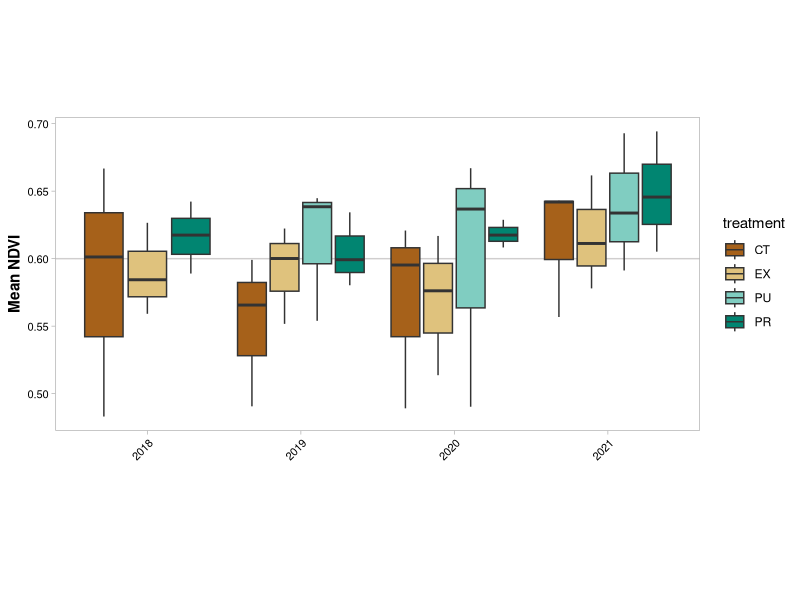

Write R code to recreate this figure. (Note: this script raises an error after producing the figure.)
## ---- chunk 1
knitr::opts_chunk$set(echo = TRUE)
## ---- chunk 2
rm(list = ls())
## ---- chunk 3
library("tidyr")
library("dplyr")
library("readr")
library("ggplot2")
library("ggpubr")
## ---- chunk 4
MyMerge       <- function(x, y){
  df            <- merge(x, y, all = TRUE)
  rownames(df)  <- df$Row.names
  df$Row.names  <- NULL
  return(df)
}
## ---- chunk 5
TV_NDVI_orig_2021 <- read.csv("../Data/2021_Toolik_NDVI.csv", header = TRUE) 
TV_NDVI_orig_2020 <- read.csv("../Data/2020_Toolik_NDVI.csv", header = TRUE) 
TV_NDVI_orig_2019 <- read.csv("../Data/2019_Toolik_NDVI.csv", header = TRUE) 
TV_NDVI_orig_2018 <- read.csv("../Data/2018_Toolik_NDVI.csv", header = TRUE) 
## ---- chunk 6
TV_NDVI_clean_2021 <-  TV_NDVI_orig_2021 %>%
  select(Site, Treatment, Quadrat.Chamber.., Replicate.., NDVI) %>%
  filter(Quadrat.Chamber.. != "CH1" & Quadrat.Chamber.. != "CH2" & Quadrat.Chamber.. != "CH3" & Quadrat.Chamber.. != "") %>%
  rename("quad" = "Quadrat.Chamber..", "treatment" = "Treatment", "site" = "Site", "rep" = "Replicate..") %>%
  mutate(year = "2021")
    
      TV_NDVI_clean_2021$quad <- TV_NDVI_clean_2021$quad %>%
        recode("Q1" = "1", "Q2"= "2", "Q3"= "3", "Q4"= "4", "Q5"= "5", "Q6"= "6", "Q7"= "7", "Q8"= "8") 


TV_NDVI_clean_2020 <-  TV_NDVI_orig_2020 %>%
  select(Site, Treatment, Quadrat, Scan, NDVI) %>%
  rename("quad" = "Quadrat", "treatment" = "Treatment", "site" = "Site", "rep" = "Scan")%>%
  filter(quad != "MISCAN")%>%
  mutate(year = "2020")

TV_NDVI_clean_2019 <-  TV_NDVI_orig_2019 %>%
  select(Site, Treatment, Quadrat, NDVI) %>%
  filter(Quadrat != "CH1" & Quadrat != "CH2" & Quadrat != "CH3") %>%
  rename("quad" = "Quadrat", "treatment" = "Treatment", "site" = "Site")%>%
  mutate(year = "2019")

      TV_NDVI_clean_2019$quad <- TV_NDVI_clean_2019$quad %>%
        recode("Q1" = "1", "Q2"= "2", "Q3"= "3", "Q4"= "4", "Q5"= "5", "Q6"= "6", "Q7"= "7", "Q8"= "8")

TV_NDVI_clean_2018 <-  TV_NDVI_orig_2018 %>%
  select(SITE, TREATMENT, QUAD2, NDVI) %>%
  filter(QUAD2 != "F1" & QUAD2 != "F2" & QUAD2 != "F3" & QUAD2 != "") %>%
  rename("quad" = "QUAD2", "treatment" = "TREATMENT", "site" = "SITE")%>%
  mutate(year = "2018")

      TV_NDVI_clean_2018$quad <- TV_NDVI_clean_2018$quad %>%
       recode("C1" = "1", "C2"= "2", "C3"= "3", "C4"= "4", "C5"= "5", "C6"= "6", "C7"= "7", "C8"= "8")
      
unique(TV_NDVI_clean_2018$quad)
## ---- chunk 7
TV_NDVI_CLEAN           <- Reduce(MyMerge, list(TV_NDVI_clean_2021, TV_NDVI_clean_2020, TV_NDVI_clean_2019, TV_NDVI_clean_2018))%>%
  mutate(quad = as.numeric(quad))
## ---- chunk 8
TV_NDVI_avg_rep <- TV_NDVI_CLEAN %>%
  group_by(year, site, treatment, quad) %>%
  summarise(NDVI_avg = mean(NDVI, na.rm = TRUE), n = n(), sd_rep = sd(NDVI, na.rm = TRUE))

TV_NDVI_avg <- TV_NDVI_avg_rep %>%
  group_by(year, site, treatment) %>%
  summarise(avg_NDVI = mean(NDVI_avg, na.rm = TRUE), n = n(), sd = sd(NDVI_avg, na.rm = TRUE))
## ---- chunk 9
TV_NDVI_avg$treatment <- factor(TV_NDVI_avg$treatment, levels = c("CT", "EX", "PU", "PR"))

  ggplot(TV_NDVI_avg, aes(x= year, y=avg_NDVI, fill = treatment))+
    geom_hline(yintercept = 0.6, color="#D0CECE")+
      geom_boxplot(position=position_dodge(.85))+
    scale_fill_manual(values=c("CT" = "#a6611a", 
                                "EX" = "#dfc27d",
                                "PU" = "#80cdc1",
                                "PR" = "#018571"))+
    
     theme_light()+
     theme(panel.grid.major = element_blank(), panel.grid.minor = element_blank())+
     theme(axis.title.y = element_text(face = "bold"))+
     theme(axis.title.x = element_text(face = "bold"))+
     theme(plot.title = element_text(hjust = .5))+
     theme(axis.text.x = element_text(color = "black", size = 8, angle = 45, hjust = 1))+
     theme(axis.text.y = element_text(color = "black", size = 8))+
     theme(aspect.ratio = 9/18.5)+
  labs(y = "Mean NDVI", x = "")
    #theme(legend.position="bottom")
  
ggsave("../Figures/Teamvole_boxplot_NDVI.jpeg")
## ---- chunk 10
TV_NDVI_avg_rep$treatment <- factor(TV_NDVI_avg_rep$treatment, levels = c("CT", "EX", "PU", "PR"))

  ggplot(TV_NDVI_avg_rep, aes(x= year, y=NDVI_avg, fill = treatment))+
    geom_hline(yintercept = 0.6, color="#D0CECE")+
      geom_boxplot(position=position_dodge(.85))+
    scale_fill_manual(values=c("CT" = "#a6611a", 
                                "EX" = "#dfc27d",
                                "PU" = "#80cdc1",
                                "PR" = "#018571"))+
    
     theme_light()+
     theme(panel.grid.major = element_blank(), panel.grid.minor = element_blank())+
     theme(axis.title.y = element_text(face = "bold"))+
     theme(axis.title.x = element_text(face = "bold"))+
     theme(plot.title = element_text(hjust = .5))+
     theme(axis.text.x = element_text(color = "black", size = 8, angle = 45, hjust = 1))+
     theme(axis.text.y = element_text(color = "black", size = 8))+
     theme(aspect.ratio = 9/18.5)+
  labs(y = "Mean NDVI", x = "")+
    theme(legend.position="bottom")+
     facet_grid(site ~ .)
  
ggsave("../Figures/Teamvole_boxplot_NDVI_sites.jpeg")
## ---- chunk 11
TV_cover_orig <- read.csv("../Derived CSVs/TeamVole_relcov_funcgrp_ALL.csv", header = TRUE) 
## ---- chunk 12
TV_cover_subset <- TV_cover_orig %>%
  select(year, site, treatment, quad, species, cover)%>%
  filter(species == "Eri vag" | species == "Bet nan" | species == "Rub cha") %>%
  pivot_wider(names_from = species, values_from = cover) %>%
  rename("Bet_nan" = "Bet nan", "Eri_vag" = "Eri vag", "Rub_cha" = "Rub cha") %>%
  mutate(year = as.character(year), quad = as.numeric(quad))
## ---- chunk 13
TV_join <- left_join(TV_NDVI_avg_rep, TV_cover_subset, by= c("year", "site", "treatment", "quad")) %>%
  select(-n, sd_rep) %>%
  filter(year != "2020")
## ---- chunk 14
#specify factor levels for treatments
TV_join$treatment <- factor(TV_join$treatment, levels = c("CT","EX","PU","PR"))

highlight_2018 <- TV_join %>% filter(year == "2018")
highlight_2019 <- TV_join %>% filter(year == "2019")
highlight_2021 <- TV_join %>% filter(year == "2021")



ggplot(data = highlight_2018, aes(x = Bet_nan, y = NDVI_avg, color = treatment)) +
  scale_color_manual(values = c("CT" = "#a6611a", 
                                "EX" = "#dfc27d",
                                "PU" = "#80cdc1",
                                "PR" = "#018571"))+
  geom_point(shape = 15, size = 2)+
  geom_point(data=highlight_2019, 
             aes(x = Bet_nan, y = NDVI_avg), 
             shape = 17, size = 2)+
  geom_point(data=highlight_2021, 
             aes(x = Bet_nan, y = NDVI_avg), 
             shape=16, size = 2)+
  geom_smooth(method = "lm", se = TRUE, aes(fill = treatment))+
  scale_fill_manual(values = c("CT" = "#a6611a", 
                                "EX" = "#dfc27d",
                                "PU" = "#80cdc1",
                                "PR" = "#018571"))+
  theme_bw() + 
  theme(panel.grid.major = element_blank(),
panel.grid.minor = element_blank(), axis.line = element_line(colour = "black"))+
  theme(axis.text.x = element_text(color = "black", size = 8, angle = 45, hjust = 1))+
  theme(axis.text.y = element_text(color = "black", size = 8))+
  theme( axis.line = element_line(colour = "black", 
                      size = 1, linetype = "solid"))+
  labs(y = "NDVI", x = "Bet nan")+ 
  theme(axis.title.y = element_text(face = "bold"))+
    theme(axis.title.x = element_text(face = "bold"))+
  #stat_regline_equation(label.x=0.3)+ #adds regression line equation
  #stat_cor(aes(label=..rr.label..), label.x=0.3)+ #adds R2 
  #stat_cor(method = "pearson", label.x = .3)+ #adds p-value 
  theme(legend.position="bottom")+
  facet_grid(site ~ .)
  #facet_grid(. ~ site)

ggsave("../Figures/Teamvole_regrestion_Betnan_NDVI.jpeg")
## ---- chunk 15
#specify factor levels for treatments
TV_join$treatment <- factor(TV_join$treatment, levels = c("CT","EX","PU","PR"))

highlight_2018 <- TV_join %>% filter(year == "2018")
highlight_2019 <- TV_join %>% filter(year == "2019")
highlight_2021 <- TV_join %>% filter(year == "2021")



ggplot(data = highlight_2018, aes(x = Eri_vag, y = NDVI_avg, color = treatment)) +
  scale_color_manual(values = c("CT" = "#a6611a", 
                                "EX" = "#dfc27d",
                                "PU" = "#80cdc1",
                                "PR" = "#018571"))+
  geom_point(shape = 15, size = 2)+
  geom_point(data=highlight_2019, 
             aes(x = Eri_vag, y = NDVI_avg), 
             shape = 17, size = 2)+
  geom_point(data=highlight_2021, 
             aes(x = Eri_vag, y = NDVI_avg), 
             shape=16, size = 2)+
  geom_smooth(method = "lm", se = TRUE, aes(fill = treatment))+
  scale_fill_manual(values = c("CT" = "#a6611a", 
                                "EX" = "#dfc27d",
                                "PU" = "#80cdc1",
                                "PR" = "#018571"))+
  theme_bw() + 
  theme(panel.grid.major = element_blank(),
panel.grid.minor = element_blank(), axis.line = element_line(colour = "black"))+
  theme(axis.text.x = element_text(color = "black", size = 8, angle = 45, hjust = 1))+
  theme(axis.text.y = element_text(color = "black", size = 8))+
  theme( axis.line = element_line(colour = "black", 
                      size = 1, linetype = "solid"))+
  labs(y = "NDVI", x = "Eri vag")+ 
  theme(axis.title.y = element_text(face = "bold"))+
    theme(axis.title.x = element_text(face = "bold"))+
  #stat_regline_equation(label.x=0.3)+ #adds regression line equation
  #stat_cor(aes(label=..rr.label..), label.x=0.3)+ #adds R2 
  #stat_cor(method = "pearson", label.x = .3)+ #adds p-value 
  theme(legend.position="bottom")+
  facet_grid(site ~ .)
  #facet_grid(. ~ site)

ggsave("../Figures/Teamvole_regrestion_Erivag_NDVI.jpeg")
## ---- chunk 16
#specify factor levels for treatments
TV_join$treatment <- factor(TV_join$treatment, levels = c("CT","EX","PU","PR"))

highlight_2018 <- TV_join %>% filter(year == "2018")
highlight_2019 <- TV_join %>% filter(year == "2019")
highlight_2021 <- TV_join %>% filter(year == "2021")



ggplot(data = highlight_2018, aes(x = Rub_cha, y = NDVI_avg, color = treatment)) +
  scale_color_manual(values = c("CT" = "#a6611a", 
                                "EX" = "#dfc27d",
                                "PU" = "#80cdc1",
                                "PR" = "#018571"))+
  geom_point(shape = 15, size = 2)+
  geom_point(data=highlight_2019, 
             aes(x = Rub_cha, y = NDVI_avg), 
             shape = 17, size = 2)+
  geom_point(data=highlight_2021, 
             aes(x = Rub_cha, y = NDVI_avg), 
             shape=16, size = 2)+
  geom_smooth(method = "lm", se = TRUE, aes(fill = treatment))+
  scale_fill_manual(values = c("CT" = "#a6611a", 
                                "EX" = "#dfc27d",
                                "PU" = "#80cdc1",
                                "PR" = "#018571"))+
  theme_bw() + 
  theme(panel.grid.major = element_blank(),
panel.grid.minor = element_blank(), axis.line = element_line(colour = "black"))+
  theme(axis.text.x = element_text(color = "black", size = 8, angle = 45, hjust = 1))+
  theme(axis.text.y = element_text(color = "black", size = 8))+
  theme( axis.line = element_line(colour = "black", 
                      size = 1, linetype = "solid"))+
  labs(y = "NDVI", x = "Rub cha")+ 
  theme(axis.title.y = element_text(face = "bold"))+
    theme(axis.title.x = element_text(face = "bold"))+
  #stat_regline_equation(label.x=0.3)+ #adds regression line equation
  #stat_cor(aes(label=..rr.label..), label.x=0.3)+ #adds R2 
  #stat_cor(method = "pearson", label.x = .3)+ #adds p-value 
  theme(legend.position="bottom")+
  facet_grid(site ~ .)
  #facet_grid(. ~ site)

ggsave("../Figures/Teamvole_regrestion_Rubcha_NDVI.jpeg")
## ---- chunk 17
#LTER_NDVI_orig <- read.csv("../Data/2008_2011_LMAT_NDVI.csv", header = TRUE)
## ---- chunk 18
#LTER_cover_origninal <- read.csv("../Data/", header = TRUE)
